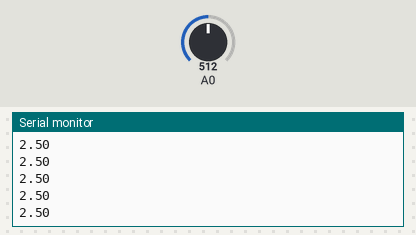
Bench run of a sketch on a simulated Arduino Uno, built with avr-gcc and run on an emulated ATmega328P. Parts: the last lines printed to the serial monitor. The inputs (shaded band) are chosen by the test bench; at power-on: A0 = 512.

Above: at 1.2 s.
1.3 s: A0 set to 716
At 1.33 s:
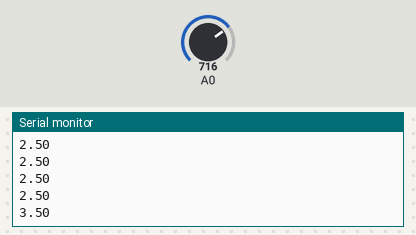
2.8 s: A0 set to 900
At 2.84 s:
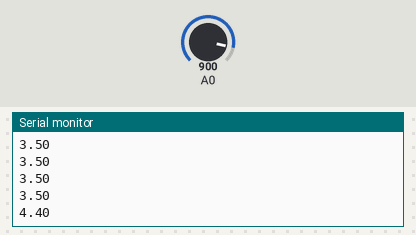
Timing chart, 0 to 5.8 s (numbered marks = the images above; inputs shaded):
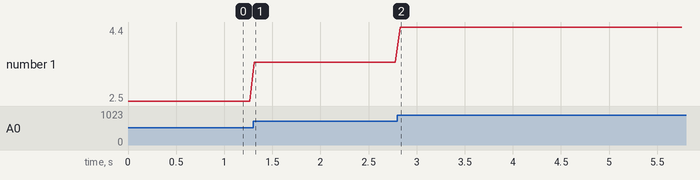

The sketch:

2_volt.ino
```cpp
int p;
float v;

void setup() {
  // put your setup code here, to run once:
  Serial.begin(9600);
}

void loop() {
  // put your main code here, to run repeatedly:
  p=analogRead(0);
  v=5*p/1023.0;
  Serial.println(v);
  delay(50);
}
```

Measured:
- after the input at 1.3 s, the serial monitor: prints a new line at once (image 1)
- after the input at 2.8 s, the serial monitor: prints a new line at once (image 2)
- plotted number 1: 2.5 → 3.5 after the input at 1.3 s, 3.5 → 4.4 after the input at 2.8 s
